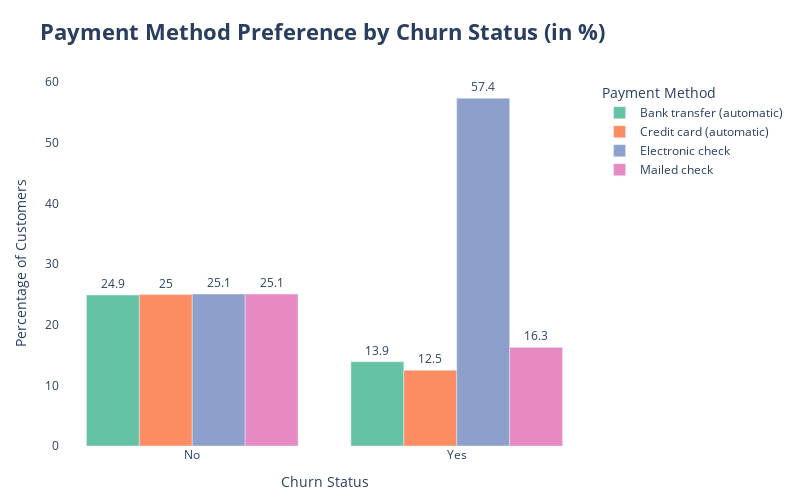

Notebook cell for this chart:
### Code cell
import plotly.express as px

# Create a crosstab of Churn vs PaymentMethod
payment_churn = pd.crosstab(df['PaymentMethod'], df['Churn'], normalize='columns') * 100
payment_churn = payment_churn.reset_index().melt(id_vars='PaymentMethod', var_name='Churn', value_name='Percentage')

# Create grouped bar chart
fig = px.bar(
    payment_churn,
    x='Churn',
    y='Percentage',
    color='PaymentMethod',
    barmode='group',
    text=payment_churn['Percentage'].round(1),
    color_discrete_sequence=px.colors.qualitative.Set2,
    title='<b>Payment Method Preference by Churn Status (in %)</b>'
)

# Improve layout and labels
fig.update_layout(
    width=800,
    height=500,
    bargap=0.2,
    xaxis_title='Churn Status',
    yaxis_title='Percentage of Customers',
    legend_title='Payment Method',
    plot_bgcolor='rgba(0,0,0,0)',
    paper_bgcolor='rgba(255,255,255,1)',
    title_font_size=22,
    margin=dict(t=80, b=40, l=60, r=40)
)

# Text styling
fig.update_traces(textposition='outside', textfont_size=12)

fig.show()

### Figure 1 — Plotly figure (JSON) as saved in the notebook; plotly's stock layout.template omitted (floating-point values rounded to 4 significant figures)
{"data": [{"alignmentgroup": "True", "hovertemplate": "PaymentMethod=Bank transfer (automatic)<br>Churn=%{x}<br>Percentage=%{y}<br>text=%{text}<extra></extra>", "legendgroup": "Bank transfer (automatic)", "marker": {"color": "rgb(102,194,165)", "pattern": {"shape": ""}}, "name": "Bank transfer (automatic)", "offsetgroup": "Bank transfer (automatic)", "orientation": "v", "showlegend": true, "text": [24.9, 13.9], "textfont": {"size": 12}, "textposition": "outside", "type": "bar", "x": ["No", "Yes"], "xaxis": "x", "y": [24.9, 13.89], "yaxis": "y"}, {"alignmentgroup": "True", "hovertemplate": "PaymentMethod=Credit card (automatic)<br>Churn=%{x}<br>Percentage=%{y}<br>text=%{text}<extra></extra>", "legendgroup": "Credit card (automatic)", "marker": {"color": "rgb(252,141,98)", "pattern": {"shape": ""}}, "name": "Credit card (automatic)", "offsetgroup": "Credit card (automatic)", "orientation": "v", "showlegend": true, "text": [25.0, 12.5], "textfont": {"size": 12}, "textposition": "outside", "type": "bar", "x": ["No", "Yes"], "xaxis": "x", "y": [24.98, 12.49], "yaxis": "y"}, {"alignmentgroup": "True", "hovertemplate": "PaymentMethod=Electronic check<br>Churn=%{x}<br>Percentage=%{y}<br>text=%{text}<extra></extra>", "legendgroup": "Electronic check", "marker": {"color": "rgb(141,160,203)", "pattern": {"shape": ""}}, "name": "Electronic check", "offsetgroup": "Electronic check", "orientation": "v", "showlegend": true, "text": [25.1, 57.4], "textfont": {"size": 12}, "textposition": "outside", "type": "bar", "x": ["No", "Yes"], "xaxis": "x", "y": [25.06, 57.35], "yaxis": "y"}, {"alignmentgroup": "True", "hovertemplate": "PaymentMethod=Mailed check<br>Churn=%{x}<br>Percentage=%{y}<br>text=%{text}<extra></extra>", "legendgroup": "Mailed check", "marker": {"color": "rgb(231,138,195)", "pattern": {"shape": ""}}, "name": "Mailed check", "offsetgroup": "Mailed check", "orientation": "v", "showlegend": true, "text": [25.1, 16.3], "textfont": {"size": 12}, "textposition": "outside", "type": "bar", "x": ["No", "Yes"], "xaxis": "x", "y": [25.06, 16.26], "yaxis": "y"}], "layout": {"bargap": 0.2, "barmode": "group", "height": 500, "legend": {"title": {"text": "Payment Method"}, "tracegroupgap": 0}, "margin": {"b": 40, "l": 60, "r": 40, "t": 80}, "paper_bgcolor": "rgba(255,255,255,1)", "plot_bgcolor": "rgba(0,0,0,0)", "title": {"font": {"size": 22}, "text": "<b>Payment Method Preference by Churn Status (in %)</b>"}, "width": 800, "xaxis": {"anchor": "y", "domain": [0, 1], "title": {"text": "Churn Status"}}, "yaxis": {"anchor": "x", "domain": [0, 1], "title": {"text": "Percentage of Customers"}}}}
